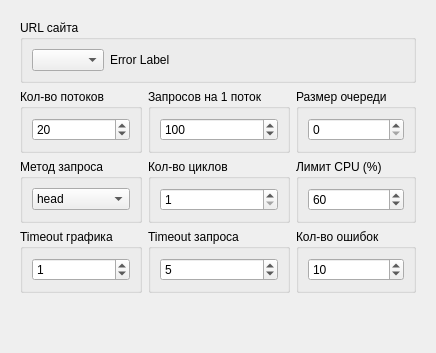
             <widget class="QWidget" name="tab_10">
              <attribute name="title">
               <string>Основные настройки</string>
              </attribute>
              <layout class="QVBoxLayout" name="verticalLayout_17">
               <item>
                <widget class="QWidget" name="w_main_settings" native="true">
                 <layout class="QVBoxLayout" name="verticalLayout_2">
                  <item>
                   <widget class="QGroupBox" name="groupBox_13">
                    <property name="font">
                     <font>
                      <weight>50</weight>
                      <bold>false</bold>
                     </font>
                    </property>
                    <property name="title">
                     <string>URL сайта</string>
                    </property>
                    <layout class="QHBoxLayout" name="horizontalLayout_8">
                     <item>
                      <widget class="QComboBox" name="cb_urls"/>
                     </item>
                     <item>
                      <widget class="QLabel" name="l_url_error">
                       <property name="text">
                        <string>Error Label</string>
                       </property>
                      </widget>
                     </item>
                     <item>
                      <spacer name="horizontalSpacer_4">
                       <property name="orientation">
                        <enum>Qt::Horizontal</enum>
                       </property>
                       <property name="sizeHint" stdset="0">
                        <size>
                         <width>40</width>
                         <height>20</height>
                        </size>
                       </property>
                      </spacer>
                     </item>
                    </layout>
                   </widget>
                  </item>
                  <item>
                   <layout class="QGridLayout" name="gridLayout_2">
                    <item row="0" column="0">
                     <widget class="QGroupBox" name="groupBox_15">
                      <property name="font">
                       <font>
                        <weight>50</weight>
                        <bold>false</bold>
                       </font>
                      </property>
                      <property name="title">
                       <string>Кол-во потоков</string>
                      </property>
                      <layout class="QHBoxLayout" name="horizontalLayout_10">
                       <item>
                        <widget class="QSpinBox" name="sb_theaders">
                         <property name="sizePolicy">
                          <sizepolicy hsizetype="Minimum" vsizetype="Fixed">
                           <horstretch>0</horstretch>
                           <verstretch>0</verstretch>
                          </sizepolicy>
                         </property>
                         <property name="minimum">
                          <number>1</number>
                         </property>
                         <property name="maximum">
                          <number>100000</number>
                         </property>
                         <property name="value">
                          <number>20</number>
                         </property>
                        </widget>
                       </item>
                      </layout>
                     </widget>
                    </item>
                    <item row="0" column="1">
                     <widget class="QGroupBox" name="groupBox_16">
                      <property name="font">
                       <font>
                        <weight>50</weight>
                        <bold>false</bold>
                       </font>
                      </property>
                      <property name="title">
                       <string>Запросов на 1 поток</string>
                      </property>
                      <layout class="QHBoxLayout" name="horizontalLayout_11">
                       <item>
                        <widget class="QSpinBox" name="sb_requests_per_theader">
                         <property name="minimum">
                          <number>1</number>
                         </property>
                         <property name="maximum">
                          <number>100000</number>
                         </property>
                         <property name="value">
                          <number>100</number>
                         </property>
                        </widget>
                       </item>
                      </layout>
                     </widget>
                    </item>
                    <item row="1" column="0">
                     <widget class="QGroupBox" name="groupBox">
                      <property name="title">
                       <string>Метод запроса</string>
                      </property>
                      <layout class="QHBoxLayout" name="horizontalLayout_13">
                       <item>
                        <widget class="QComboBox" name="cb_request_method">
                         <item>
                          <property name="text">
                           <string>head</string>
                          </property>
                         </item>
                         <item>
                          <property name="text">
                           <string>get</string>
                          </property>
                         </item>
                         <item>
                          <property name="text">
                           <string>post</string>
                          </property>
                         </item>
                        </widget>
                       </item>
                      </layout>
                     </widget>
                    </item>
                    <item row="1" column="1">
                     <widget class="QGroupBox" name="groupBox_30">
                      <property name="toolTip">
                       <string/>
                      </property>
                      <property name="title">
                       <string>Кол-во циклов</string>
                      </property>
                      <layout class="QHBoxLayout" name="horizontalLayout_18">
                       <item>
                        <widget class="QSpinBox" name="sb_cycles_count">
                         <property name="minimum">
                          <number>1</number>
                         </property>
                         <property name="maximum">
                          <number>10</number>
                         </property>
                        </widget>
                       </item>
                      </layout>
                     </widget>
                    </item>
                    <item row="2" column="0">
                     <widget class="QGroupBox" name="groupBox_29">
                      <property name="toolTip">
                       <string>&lt;html&gt;&lt;head/&gt;&lt;body&gt;&lt;p&gt;Timeout отображения информации на графике в секуднах. 0 - без задержек&lt;/p&gt;&lt;/body&gt;&lt;/html&gt;</string>
                      </property>
                      <property name="title">
                       <string>Timeout графика</string>
                      </property>
                      <layout class="QHBoxLayout" name="horizontalLayout_16">
                       <item>
                        <widget class="QSpinBox" name="sb_graf_timeout">
                         <property name="value">
                          <number>1</number>
                         </property>
                        </widget>
                       </item>
                      </layout>
                     </widget>
                    </item>
                    <item row="2" column="1">
                     <widget class="QGroupBox" name="groupBox_21">
                      <property name="toolTip">
                       <string>&lt;html&gt;&lt;head/&gt;&lt;body&gt;&lt;p&gt;Timeout get / post / head запроса в секундах. По истечении данного заничения запрос будет считаться неудачным&lt;/p&gt;&lt;/body&gt;&lt;/html&gt;</string>
                      </property>
                      <property name="title">
                       <string>Timeout запроса</string>
                      </property>
                      <layout class="QHBoxLayout" name="horizontalLayout_17">
                       <item>
                        <widget class="QSpinBox" name="sb_request_timeout">
                         <property name="minimum">
                          <number>1</number>
                         </property>
                         <property name="maximum">
                          <number>10</number>
                         </property>
                         <property name="value">
                          <number>5</number>
                         </property>
                        </widget>
                       </item>
                      </layout>
                     </widget>
                    </item>
                    <item row="2" column="2">
                     <widget class="QGroupBox" name="groupBox_27">
                      <property name="toolTip">
                       <string>&lt;html&gt;&lt;head/&gt;&lt;body&gt;&lt;p&gt;Максимальное кол-во ошибок в запросах после которого будет выполнена попытка сгенерировать новый IP. Актуально только для соединения через TOR&lt;/p&gt;&lt;/body&gt;&lt;/html&gt;</string>
                      </property>
                      <property name="title">
                       <string>Кол-во ошибок</string>
                      </property>
                      <layout class="QHBoxLayout" name="horizontalLayout_14">
                       <item>
                        <widget class="QSpinBox" name="sb_requests_max_errors">
                         <property name="value">
                          <number>10</number>
                         </property>
                        </widget>
                       </item>
                      </layout>
                     </widget>
                    </item>
                    <item row="1" column="2">
                     <widget class="QGroupBox" name="gb_cpu_max">
                      <property name="toolTip">
                       <string>&lt;html&gt;&lt;head/&gt;&lt;body&gt;&lt;p&gt;Максимальная загрузка CPU при достижении которой, приостанавливается запуск потоков и запуск задач в потоках пока нагрузка на CPU не будет мельше чем указанное значение&lt;/p&gt;&lt;/body&gt;&lt;/html&gt;</string>
                      </property>
                      <property name="title">
                       <string>Лимит CPU (%)</string>
                      </property>
                      <layout class="QHBoxLayout" name="horizontalLayout_15">
                       <item>
                        <widget class="QSpinBox" name="sb_cpu_max">
                         <property name="minimum">
                          <number>10</number>
                         </property>
                         <property name="maximum">
                          <number>100</number>
                         </property>
                         <property name="value">
                          <number>60</number>
                         </property>
                        </widget>
                       </item>
                      </layout>
                     </widget>
                    </item>
                    <item row="0" column="2">
                     <widget class="QGroupBox" name="groupBox_25">
                      <property name="toolTip">
                       <string>&lt;html&gt;&lt;head/&gt;&lt;body&gt;&lt;p&gt;Максимальное кол-во одновременно запущенных потоков. Если указанно 0 то будет осуществлена попытка запустить как можно больше потоков. учитывается ограничение нагрузки на CPU&lt;/p&gt;&lt;/body&gt;&lt;/html&gt;</string>
                      </property>
                      <property name="title">
                       <string>Размер очереди</string>
                      </property>
                      <layout class="QVBoxLayout" name="verticalLayout_26">
                       <item>
                        <widget class="QSpinBox" name="sb_queue_size">
                         <property name="maximum">
                          <number>30</number>
                         </property>
                        </widget>
                       </item>
                      </layout>
                     </widget>
                    </item>
                   </layout>
                  </item>
                  <item>
                   <spacer name="verticalSpacer_2">
                    <property name="orientation">
                     <enum>Qt::Vertical</enum>
                    </property>
                    <property name="sizeHint" stdset="0">
                     <size>
                      <width>20</width>
                      <height>40</height>
                     </size>
                    </property>
                   </spacer>
                  </item>
                 </layout>
                </widget>
               </item>
              </layout>
             </widget>
